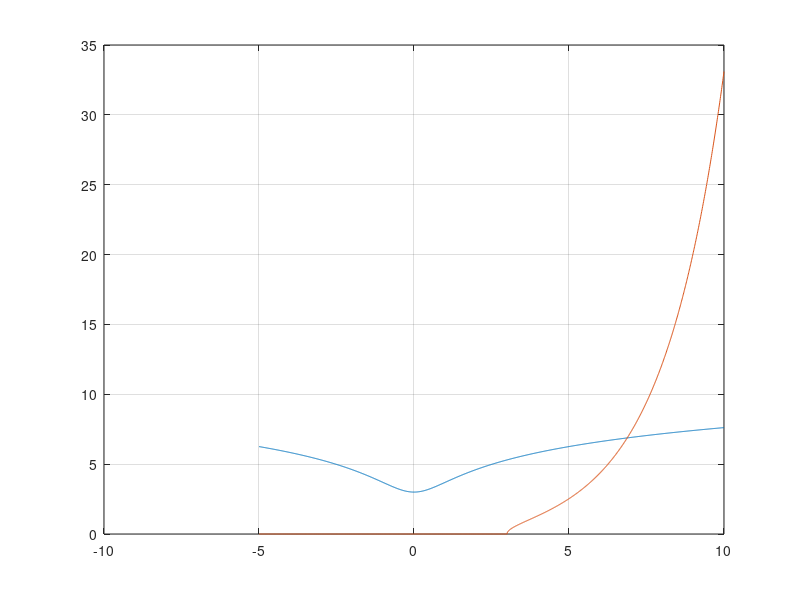

Source code (MATLAB):
% Fikspunktiterasjon
% Får en likning på formen f(x) = x. x er et fikspunkt for funskjonen f.

% Metoden: 
% 1. Velger xo
% 2. Itererer på x1 = f(x0), x2 = f(x1) osv. xn+1 = f(xn)
% Enten nærmer svaret seg en verdi, eller ikke! 

% Eksempel: 
% e^(x-3) = x^2 + 1
% x = +- sqrt(exp(x-3)-1) eller x = log(x^2+1) + 3

% xVektor
xVektor = -5:1e-2:10;

% Funksjonen som skal være lik x: 
funk1 = @(x) log(x.^2+1) + 3;    % eller: 
funk2 = @(x) sqrt(exp(x-3)-1);   % Viser seg at funk2 ikke nærmer seg en verdi.

% Plot som visualiserer nullpunkt
plot(xVektor, funk1(xVektor))       % Venstreside
grid on
hold on
plot(xVektor, funk2(xVektor))       % Høyreside
hold off                            % Leser av nullpunkt i nærheten av x = 7.

% Startverdi for x
x = 7;

% Tilordner den forrige x
xGml = x;

for n=1:10
    xGml = x;
    x = funk1(x)
    disp([n x abs(x-xGml)])     % [Antall it.   x   Feil]
    pause
end